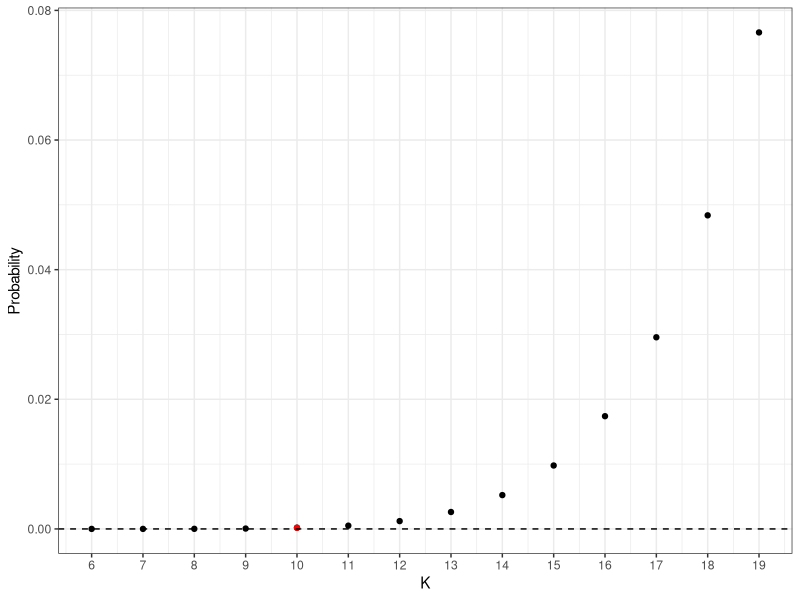

Generate this figure with R:
## ---- chunk 1
knitr::opts_chunk$set(echo = TRUE)
## ---- chunk 2
#knitr::include_graphics("/Users/work/Desktop/Website/content/post/qwerty/keyboard_1280.png")
## ---- chunk 3
library(purrr)
N <- 26
K <- seq(6, N - 7, by = 1)
prbs <- map_dbl(K, ~ dhyper(x = 7, m = .x, n = N - .x, k = 7))
df <- data.frame(K, prbs)
## ---- chunk 4
library(ggplot2)
library(dplyr)

# prb of exact "qwerty" word sampled - see later 
pr_exact <- (1/26)*(1/25)*(1/24)*(1/23)*(1/22)**(1/21)*(1/20)*(1/19)

ggplot(df) +
    geom_point(aes(x = K, y = prbs)) +
    labs(y = "Probability", x = "K") +
    geom_point(data = df %>% filter(K == "10"), aes(x = K, y = prbs), col = 'red') +
    geom_hline(yintercept = pr_exact, linetype = "dashed") +
    scale_x_continuous(breaks = K, labels = K) +
    theme_bw()
